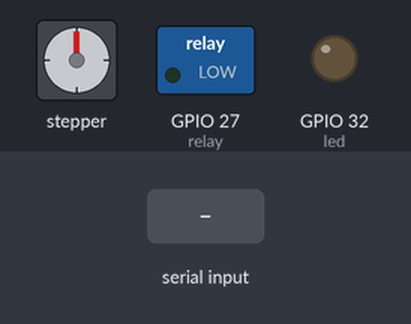
The sketch below on a simulated ESP32. Parts: stepper motor, switched loads named in the sketch (green lamp = pin HIGH), output pins drawn as LEDs (lit = HIGH). Wiring (inferred from the names in the program): stepper motor driver (200 steps per turn assumed): step GPIO 14; direction GPIO 12. The test bench sets the inputs (shaded band). Pins used as bus, display or sensor lines are not drawn; what the sketch prints to the serial monitor is not drawn.

Above: at 1.4 s.
1.5 s: "r" received over Serial
At 1.9 s:
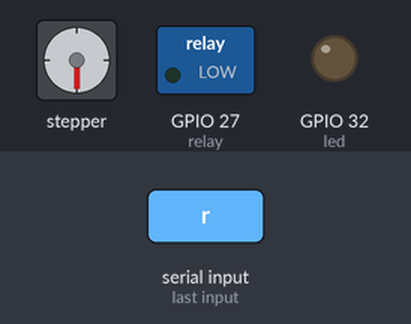
4.5 s: "q" received over Serial
7.5 s: "a" received over Serial
At 7.93 s:
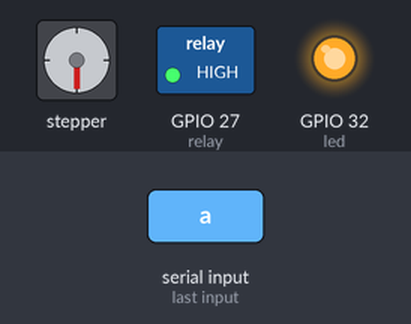
10.5 s: "o" received over Serial
At 13.4 s:
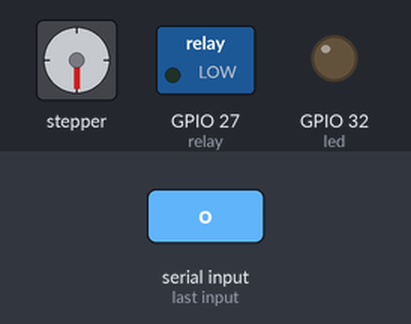
13.5 s: "r" received over Serial
16.5 s: "q" received over Serial
Timing chart, 0 to 67.0 s (numbered marks = the images above; inputs shaded):
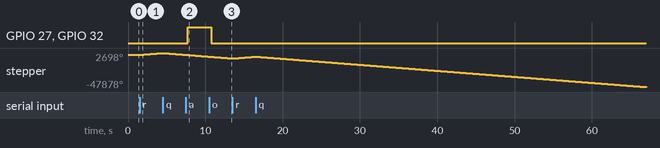

The sketch:

esp_code.ino
```cpp
const int DIR = 12;
const int STEP = 14;
// const int  steps_per_rev = 200;

char inByte = '0';

#define led 32
#define relay 27

int tiltPin = 34;
int tiltValue = 0;

void setup() {

  Serial.begin(9600);

  pinMode(STEP, OUTPUT);
  pinMode(DIR, OUTPUT);

  pinMode(led, OUTPUT);
  pinMode(relay, OUTPUT);

  pinMode(tiltPin, INPUT);

  while (!Serial) {
    ; // wait for serial port to connect. Needed for native USB port only
  }

  establishContact();
}

int speeds[5] = {5000, 4000, 3000, 2000, 1000};
bool isStepperRotate  = false;
int stepperSpeed = speeds[0];
int isAlert = false;

void loop() {
  if (Serial.available() > 0){
    inByte = Serial.read();
    if(inByte == 't'){sent_data();}
    if(inByte == 'r'){isStepperRotate = true; digitalWrite(DIR, HIGH);}
    if(inByte == 'q'){isStepperRotate = true; digitalWrite(DIR, LOW);}
    if(inByte == 's'){isStepperRotate = false;}
    if(inByte == '1'){stepperSpeed = speeds[0];}
    if(inByte == '2'){stepperSpeed = speeds[1];}
    if(inByte == '3'){stepperSpeed = speeds[2];}
    if(inByte == '4'){stepperSpeed = speeds[3];}
    if(inByte == '4'){stepperSpeed = speeds[4];}
    if(inByte == 'a'){isAlert = true;}
    if(inByte == 'o'){isAlert = false;}
  }
  // delay(10);
  runStepper();
  alertPy();
 }


void sent_data(){
  tiltValue = analogRead(tiltPin);
  // for(int i = 0; i< num_received_data; i++)
  //   {

      Serial.print(tiltValue);
      // Serial.print('-');
      // }
    Serial.println();
  }

void establishContact() {
  while (Serial.available() <= 0) {
    Serial.println("A");   // send an initial string
    delay(300);
  }
  Serial.flush();
}

void runStepper(){
  if(isStepperRotate){
    for(int i = 0; i<100; i++){
    digitalWrite(STEP, HIGH);
    delayMicroseconds(1000);//stepperSpeed
    digitalWrite(STEP, LOW);
    delayMicroseconds(1000);
    }
  }
}

void alertPy(){
  if(isAlert){
    digitalWrite(led, HIGH);
    digitalWrite(relay, HIGH);
  } else {
    digitalWrite(led, LOW);
    digitalWrite(relay, LOW);
  }
}
```

Measured:
- after the input at 1.5 s, stepper: keeps turning clockwise at about 896°/s, starting at once
- after the input at 7.5 s, GPIO 27 (relay), GPIO 32 (led): LOW → HIGH after 0.23 s
- after the input at 10.5 s, GPIO 27 (relay), GPIO 32 (led): HIGH → LOW after 0.24 s
